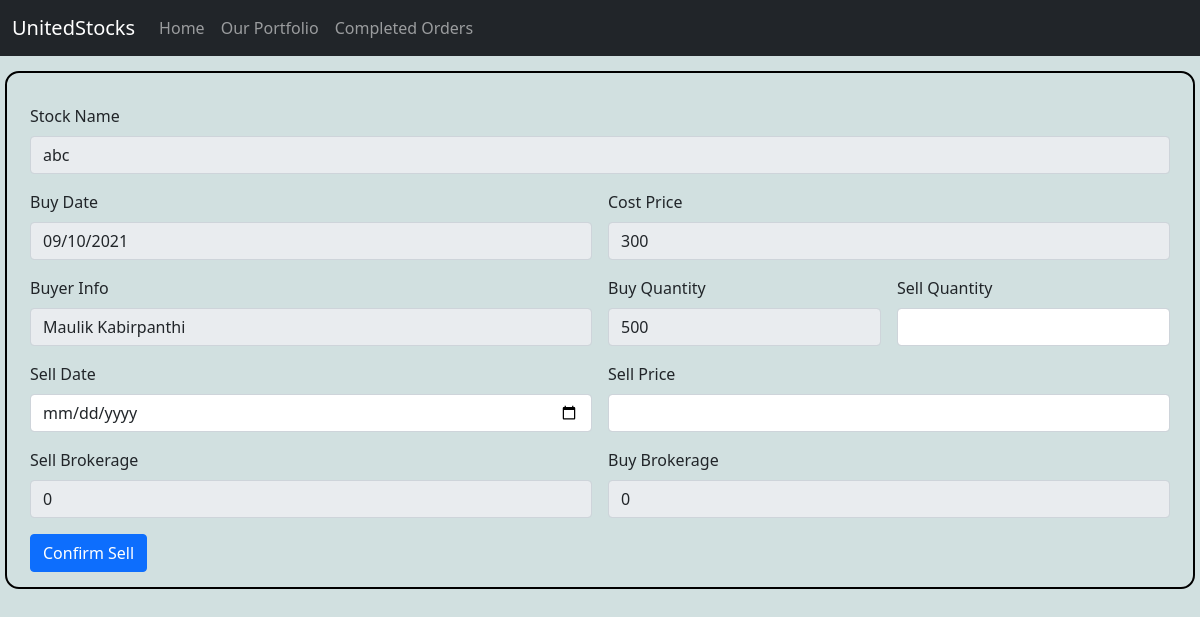
Page /Sold.php?sid=22 on the committed database.
### tables this page shows
CREATE TABLE `unitedstocks` (
  `id` int(11) NOT NULL,
  `BuyDate` date NOT NULL,
  `Stock Name` varchar(100) NOT NULL,
  `Quantity` int(100) NOT NULL,
  `Price` double NOT NULL,
  `Buy Brokerage` double NOT NULL,
  `Buyer Info` varchar(50) NOT NULL,
  `Status` int(10) NOT NULL
);

### Sold.php (the view, shortened to what this page needs)
<?php
    include('conn.php');
    if(isset($_GET['sid']) && $_GET['sid']!="")
    {
        $sid=$_GET['sid'];
        $sql="SELECT * FROM `unitedstocks` where `unitedstocks`.id=$sid";
        $result = $conn->query($sql);
        $row = $result->fetch_assoc();
    }
    else
    {
        echo "Stock id not found";
    }
?>
<!doctype html>
<html lang="en">
  <head>
    <link href="https://cdn.jsdelivr.net/npm/bootstrap@5.0.2/dist/css/bootstrap.min.css" rel="stylesheet">
  </head>
  <body>
    <nav class="navbar navbar-expand-lg navbar-dark bg-dark">
        <div class="container-fluid">
            <a class="navbar-brand" href="#">UnitedStocks</a>
            <div class="collapse navbar-collapse" id="navbarNav">
            <ul class="navbar-nav">
                <li class="nav-item">
                <a class="nav-link" aria-current="page" href="index.php">Home</a>
                </li>
                <li class="nav-item">
                <a class="nav-link" href="Portfolio.php">Our Portfolio</a>
                </li>
                <li class="nav-item">
                <a class="nav-link" href="CompletedOrders.php">Completed Orders</a>
                </li>
            </ul>
            </div>
        </div>
    </nav>
    <form class="row g-3" id="Sell-form" method="POST">
        <div class="col-12">
          <label for="StockName" class="form-label">Stock Name</label>
          <input type="text" class="form-control" id="StockName" name="StockName" value="<?php echo $row['Stock Name']; ?>" readonly>
        </div>
        <div class="col-md-6">
            <label for="BuyDate" class="form-label">Buy Date</label>
            <input type="date" class="form-control" id="BuyDate" name="BuyDate" value="<?php echo $row['BuyDate']; ?>" readonly>
        </div>
        <div class="col-md-6">
            <label for="CostPrice" class="form-label">Cost Price</label>
            <input type="number" step="0.01" class="form-control" id="CostPrice" name="CostPrice" value="<?php echo $row['Price']; ?>" readonly>
        </div>
        <div class="col-6">
            <label for="BuyerInfo" class="form-label">Buyer Info</label>
            <input type="text" class="form-control" id="BuyerInfo" name="BuyerInfo" value="<?php echo $row['Buyer Info']; ?>" readonly>
        </div>
        <div class="col-md-3">
            <label for="Buy Quantity" class="form-label">Buy Quantity</label>
            <input type="number" class="form-control" id="Buy Quantity" name="BuyQuantity" value="<?php echo $row['Quantity']; ?>" readonly>
        </div>
        <div class="col-md-3">
            <label for="Sell Quantity" class="form-label">Sell Quantity</label>
            <input type="number" class="form-control" id="SellQuantity" name="SellQuantity" required>
        </div>
        <div class="col-md-6">
            <label for="SellDate" class="form-label">Sell Date</label>
            <input type="date" class="form-control" id="SellDate" name="SellDate" required>
        </div>
        <div class="col-md-6">
            <label for="SellPrice" class="form-label">Sell Price</label>
            <input type="number" step="0.01" class="form-control" id="SellPrice" name="SellPrice" required>
        </div>
        <div class="col-md-6">
            <label for="SellBrokerage" class="form-label">Sell Brokerage</label>
            <input type="text" class="form-control" id="SellBrokerage" name="SellBrokerage" value="0" readonly>
        </div>
        <div class="col-md-6">
            <label for="SellBrokerage" class="form-label">Buy Brokerage</label>
            <input type="text" class="form-control" id="BuyBrokerage" name="BuyBrokerage" value="<?php echo $row['Buy Brokerage']; ?>" readonly>
        </div>
        <div class="col-12">
            <button type="SUBMIT" class="btn btn-primary" id="SUBMIT" value="SUBMIT">Confirm Sell</button>
        </div>
    </form>
  </body>
</html>

### Sold.php (style rules this page uses)
* { margin:0; padding:0; }
body { background:rgb(209, 224, 224); }
#Sell-form { margin:15px 5px; padding:15px 15px; border: 2px solid black; border-radius:14px; }

### rows in the picture
unitedstocks: StockName "abc", BuyDate "09/10/2021", CostPrice "300", BuyerInfo "Maulik Kabirpanthi", BuyQuantity "500", BuyBrokerage "0"
